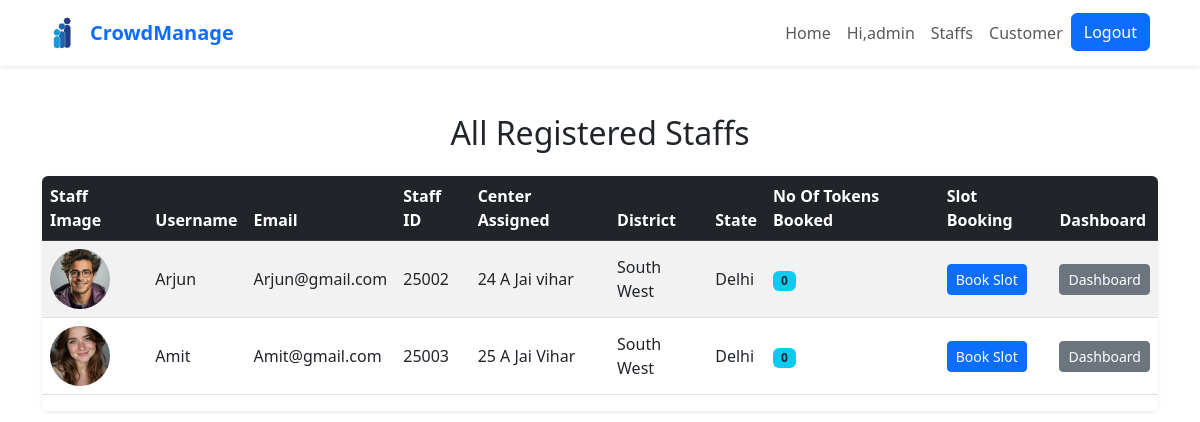
/allStaffList/ (signed in), run on an earlier commit of the app's database.
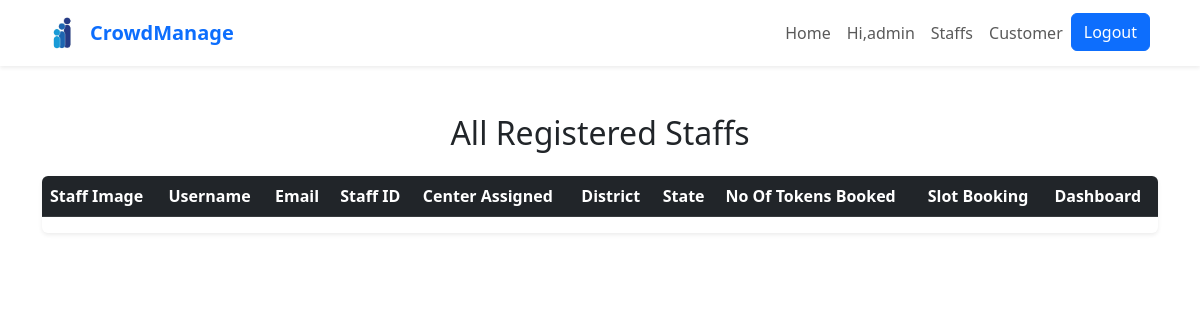
And on a later commit of the database.
### Customer/models.py (models this page shows, shortened)
class CustomUser(AbstractUser):
    ROLE_CHOICES = (
        ('customer', 'Customer'),
        ('staff', 'Staff'),
    )
    role = models.CharField(max_length=10, choices=ROLE_CHOICES)

class StaffProfile(models.Model):
    user = models.OneToOneField(CustomUser, on_delete=models.CASCADE)
    staff_id = models.CharField(max_length=20, unique=True)
    center_assigned = models.CharField(max_length=100)
    district = models.CharField(max_length=100)
    state = models.CharField(max_length=100)
    image = models.ImageField(upload_to=upload_to_staff, blank=True, null=True)
    noOfTokenBooked=models.IntegerField(default=0)
    tokenUsed=models.BooleanField(default=False)

### Customer/views.py (the view)
# urls.py: path('allStaffList/',views.allStaffView,name="allStaffList"),
@login_required
def allStaffView(request):
    staffs=StaffProfile.objects.select_related('user')
    return render(request,'Customer/allStaffList.html',locals())

### Customer/templates/Customer/allStaffList.html
{% extends 'Customer/base.html' %}
{% block main-content %}
<link href="https://cdn.jsdelivr.net/npm/bootstrap@5.3.0/dist/css/bootstrap.min.css" rel="stylesheet">
<div class="container my-5">
  <h2 class="mb-4 text-center">All Registered Staffs</h2>
  <div class="table-responsive shadow-sm rounded">
    <table class="table table-striped table-hover align-middle">
      <thead class="table-dark">
        <tr>
          <th scope="col">Staff Image</th>
          <th scope="col">Username</th>
          <th scope="col">Email</th>
          <th scope="col">Staff ID</th>
          <th scope="col">Center Assigned</th>
          <th scope="col">District</th>
          <th scope="col">State</th>
          <th scope="col">No Of Tokens Booked</th>
          <th scope="col">Slot Booking</th>
          <th scope="col">Dashboard</th>
        </tr>
      </thead>
      <tbody>
        {% for Staff in staffs %}
        <tr>
          <td>
            {% if Staff.image %}
              <img src="{{ Staff.image.url }}" alt="Staff Image" class="rounded-circle" width="60" height="60" style="object-fit: cover;">
            {% else %}
              <span class="text-muted">N/A</span>
            {% endif %}
          </td>
          <td>{{ Staff.user.username }}</td>
          <td>{{ Staff.user.email }}</td>
          <td>{{ Staff.staff_id }}</td>
          <td>{{ Staff.center_assigned }}</td>
          <td>{{ Staff.district }}</td>
          <td>{{ Staff.state }}</td>
          <td><span class="badge bg-info text-dark">{{ Staff.noOfTokenBooked }}</span></td>
          <td>
            <a href="{% url 'book_token' Staff.user.id %}" class="btn btn-sm btn-primary">Book Slot</a>
          </td>
          <td>
            <a href="{% url 'showStaffDashboard' Staff.user.id %}" class="btn btn-sm btn-secondary">Dashboard</a>
          </td>
        </tr>
        {% endfor %}
      </tbody>
    </table>
  </div>
</div>
{% endblock main-content %}

### Customer/templates/Customer/base.html (shortened to what this page needs)
{% load static %}
<!DOCTYPE html>
<html lang="en">
<head>
  <link href="https://cdn.jsdelivr.net/npm/bootstrap@5.3.3/dist/css/bootstrap.min.css" rel="stylesheet">
  <link rel="stylesheet" href="{% static 'Customer/css/style.css' %}">
</head>
<body>
    {% load static %}
    <nav class="navbar navbar-expand-lg navbar-light bg-white shadow-sm">
      <div class="container">
        <a class="navbar-brand fw-bold text-primary d-flex align-items-center" href="#">
          <img src="{% static 'Customer/images/logos/main.png' %}" alt="Logo" width="40" height="40" class="me-2">
          CrowdManage
        </a>
        <div class="collapse navbar-collapse" id="navbarNav">
          <ul class="navbar-nav ms-auto">
            <li class="nav-item"><a class="nav-link" href="{% url 'home' %}">Home</a></li>
            <li class="nav-item"><a class="nav-link" href="{% url 'view_profile' %}">Hi,{{user.username}}</a></li>
            <li class="nav-item"><a class="nav-link" href="{% url 'allStaffList' %}">Staffs</a></li>
            <li class="nav-item"><a class="nav-link" href="{% url 'allCustomerList' %}">Customer</a></li>
            <li class="nav-item">
              {% if request.user.is_authenticated %}
                <a class="btn btn-primary me-2" href="{% url 'logout' %}">Logout</a>
              {% else %}
                <a class="btn btn-primary me-2" href="{% url 'login' %}">Login</a>
              {% endif %}
            </li>
          </ul>
        </div>
      </div>
    </nav>
    {% block main-content %}
    {% endblock %}
</body>
</html>

What changed in the data, as far as the page shows it:
removed StaffProfile: image (picture), user.username "Arjun", user.email "Arjun@gmail.com", staff_id "25002", center_assigned "24 A Jai vihar", district "South West", state "Delhi", noOfTokenBooked "0"
removed StaffProfile: image (picture), user.username "Amit", user.email "Amit@gmail.com", staff_id "25003", center_assigned "25 A Jai Vihar", district "South West", state "Delhi", noOfTokenBooked "0"
